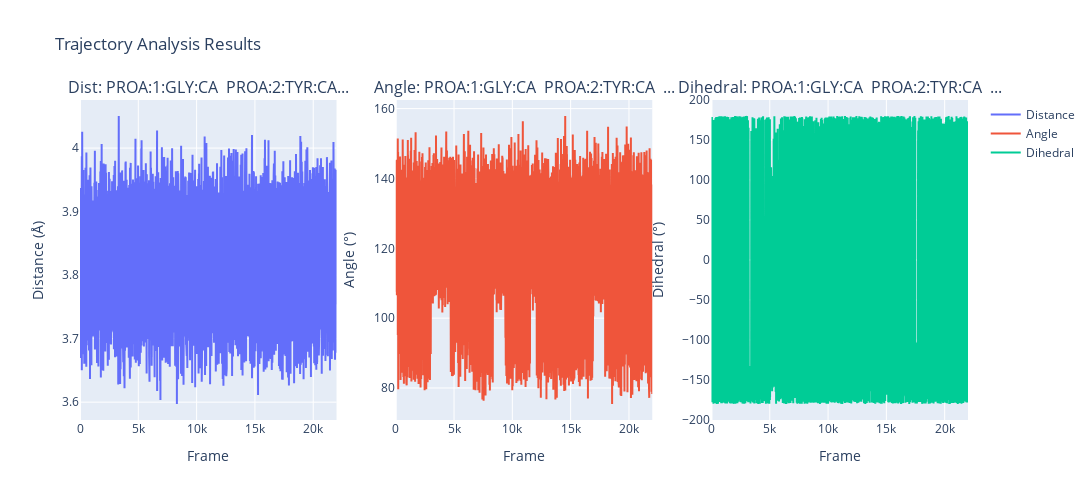

Notebook code cell kept with this figure:
### Code cell
# Create subplots using plotly
fig = make_subplots(rows=1, cols=3, 
                    subplot_titles=(f"Dist: {distances_def[0][:30]}...",
                                  f"Angle: {angles_def[0][:30]}...",
                                  f"Dihedral: {torsions_def[0][:30]}..."))

# Add traces
fig.add_trace(go.Scatter(x=time_axis, y=analysis_results.distance[:, 0], name="Distance"), row=1, col=1)
fig.add_trace(go.Scatter(x=time_axis, y=analysis_results.angle[:, 0], name="Angle"), row=1, col=2)
fig.add_trace(go.Scatter(x=time_axis, y=analysis_results.torsion[:, 0], name="Dihedral"), row=1, col=3)

# Update layout
fig.update_layout(height=500, width=1200, showlegend=True,
                 title_text="Trajectory Analysis Results")
fig.update_xaxes(title_text="Frame", row=1, col=1)
fig.update_xaxes(title_text="Frame", row=1, col=2)
fig.update_xaxes(title_text="Frame", row=1, col=3)
fig.update_yaxes(title_text="Distance (Å)", row=1, col=1)
fig.update_yaxes(title_text="Angle (°)", row=1, col=2)
fig.update_yaxes(title_text="Dihedral (°)", row=1, col=3)

fig.show()
print("Plotly plots for trj_analysis generated.")

### Figure 1 — Plotly figure (JSON) as saved in the notebook; plotly's stock layout.template omitted (floating-point values rounded to 4 significant figures; data arrays with more than 128 entries replaced by an {"elided": "..."} marker saying what was removed)
{"data": [{"name": "Distance", "type": "scatter", "x": {"elided": "22000 int values"}, "xaxis": "x", "y": {"elided": "22000 float values"}, "yaxis": "y"}, {"name": "Angle", "type": "scatter", "x": {"elided": "22000 int values"}, "xaxis": "x2", "y": {"elided": "22000 float values"}, "yaxis": "y2"}, {"name": "Dihedral", "type": "scatter", "x": {"elided": "22000 int values"}, "xaxis": "x3", "y": {"elided": "22000 float values"}, "yaxis": "y3"}], "layout": {"annotations": [{"font": {"size": 16}, "showarrow": false, "text": "Dist: PROA:1:GLY:CA  PROA:2:TYR:CA...", "x": 0.1444, "xanchor": "center", "xref": "paper", "y": 1, "yanchor": "bottom", "yref": "paper"}, {"font": {"size": 16}, "showarrow": false, "text": "Angle: PROA:1:GLY:CA  PROA:2:TYR:CA  ...", "x": 0.5, "xanchor": "center", "xref": "paper", "y": 1, "yanchor": "bottom", "yref": "paper"}, {"font": {"size": 16}, "showarrow": false, "text": "Dihedral: PROA:1:GLY:CA  PROA:2:TYR:CA  ...", "x": 0.8556, "xanchor": "center", "xref": "paper", "y": 1, "yanchor": "bottom", "yref": "paper"}], "height": 500, "showlegend": true, "title": {"text": "Trajectory Analysis Results"}, "width": 1200, "xaxis": {"anchor": "y", "domain": [0, 0.2889], "title": {"text": "Frame"}}, "xaxis2": {"anchor": "y2", "domain": [0.3556, 0.6444], "title": {"text": "Frame"}}, "xaxis3": {"anchor": "y3", "domain": [0.7111, 1], "title": {"text": "Frame"}}, "yaxis": {"anchor": "x", "domain": [0, 1], "title": {"text": "Distance (Å)"}}, "yaxis2": {"anchor": "x2", "domain": [0, 1], "title": {"text": "Angle (°)"}}, "yaxis3": {"anchor": "x3", "domain": [0, 1], "title": {"text": "Dihedral (°)"}}}}
